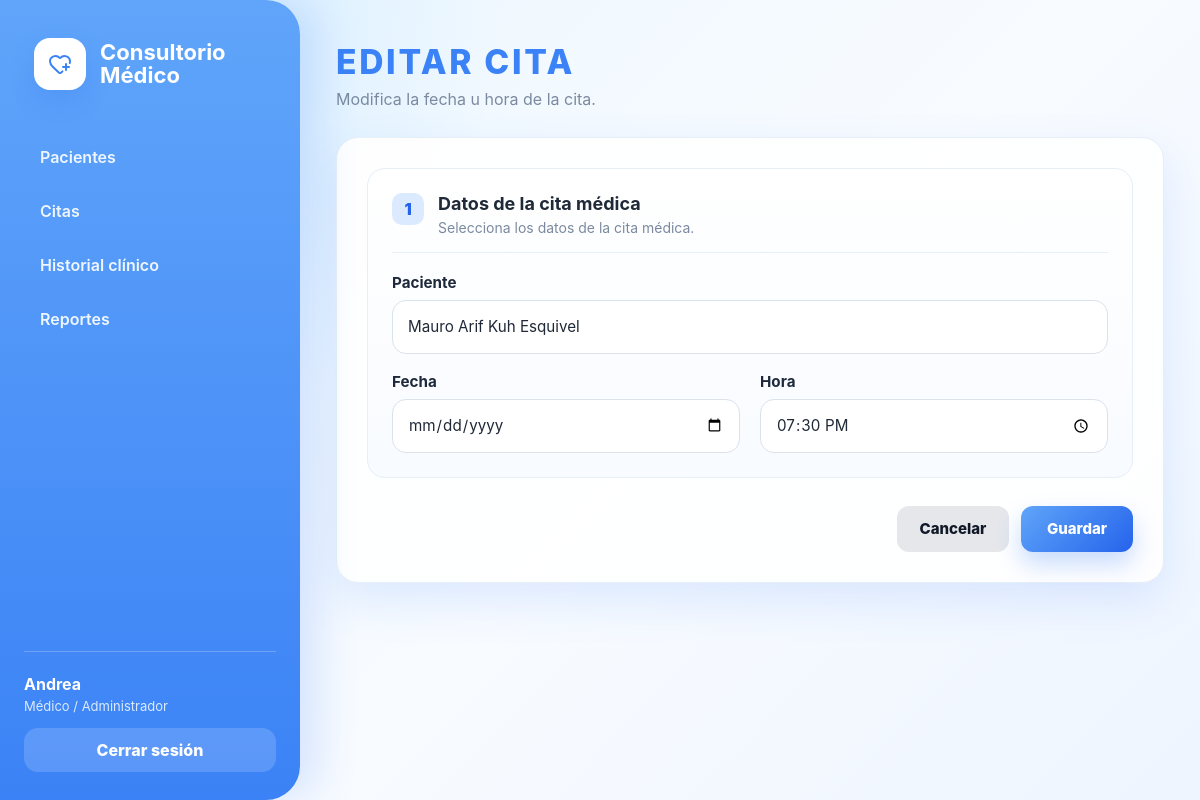
Page /citas/2/editar/ (signed in) on the earlier database version.
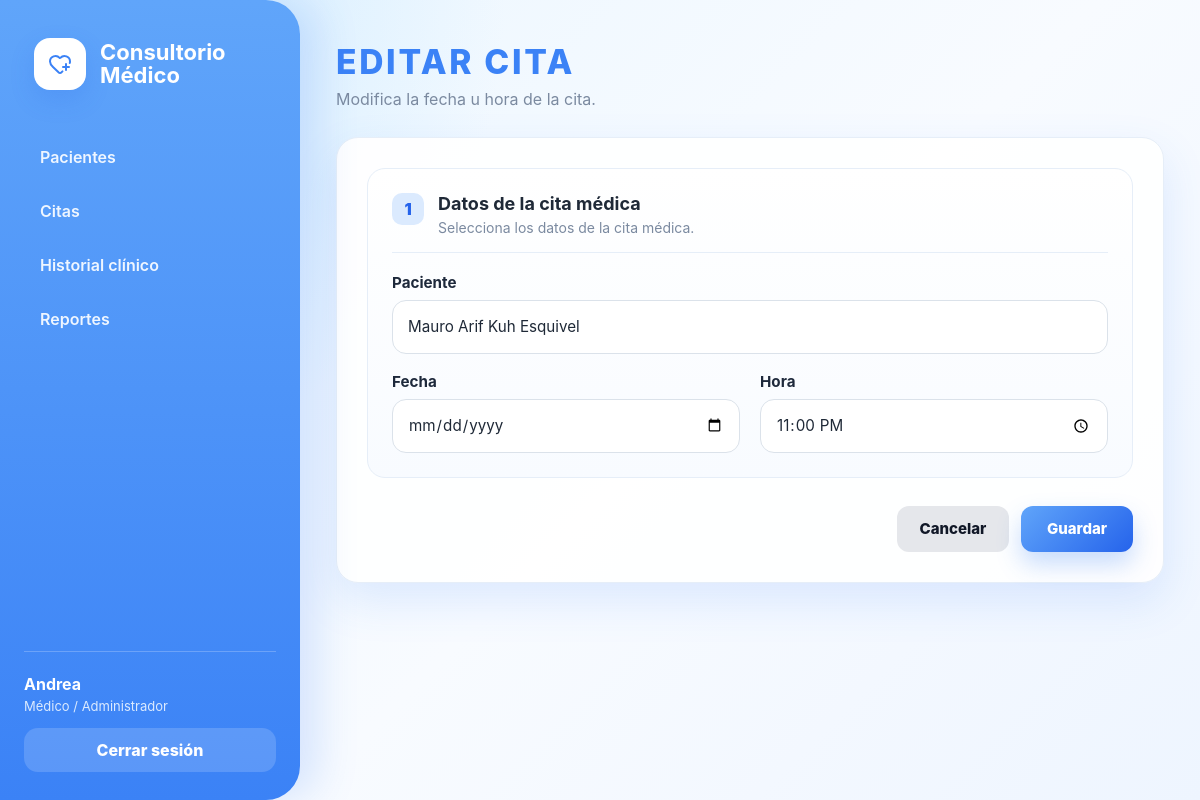
Same page on the later database version.
### consultorio/models.py (models this page shows, shortened)
class Cita(models.Model):
    ESTADOS = [
        ("programada", "Programada"),
        ("cancelada", "Cancelada"),
        ("atendida", "Atendida"),
    ]
    paciente = models.ForeignKey(Paciente, on_delete=models.CASCADE, related_name="citas")
    fecha = models.DateField()
    hora = models.TimeField()
    estado = models.CharField(
        max_length=20,
        choices=ESTADOS,
        default="programada"
    )
    class Meta:
        constraints = [
            models.UniqueConstraint(
                fields=["fecha", "hora"],
                condition=Q(estado="programada"),
                name="unique_cita_programada_por_fecha_hora",
            )
        ]
        ordering = ["fecha", "hora"]

### consultorio/views.py (the view, shortened to what this page needs)
# urls.py: path("citas/<int:cita_id>/editar/", views.editar_cita_view, name="editar_cita"),
@login_required
def editar_cita_view(request, cita_id):
    if es_medico(request.user):
        cita = get_object_or_404(Cita, id=cita_id)
        FormularioCita = CitaMedicoForm
    else:
        paciente = obtener_paciente_usuario(request.user)
        cita = get_object_or_404(Cita, id=cita_id, paciente=paciente)
        FormularioCita = CitaPacienteForm
    if cita.estado == "atendida":
        messages.warning(request, "No se puede editar una cita que ya fue atendida.")
        return redirect("citas")
    form = FormularioCita(request.POST or None, instance=cita)
    return render(request, "VistaRegistroCita.html", {
        "form": form,
        "titulo": "Editar cita",
        "descripcion": "Modifica la fecha u hora de la cita.",
        "es_medico": es_medico(request.user),
    })

### consultorio/forms.py (shortened to what this page needs)
class CitaMedicoForm(forms.ModelForm):
    class Meta:
        model = Cita
        fields = ["paciente", "fecha", "hora"]
        widgets = {
            "paciente": forms.Select(attrs={
                "class": "form-control",
            }),
            "fecha": forms.DateInput(attrs={
                "class": "form-control",
                "type": "date",
            }),
            "hora": forms.TimeInput(attrs={
                "class": "form-control",
                "type": "time",
            }),
        }
    def __init__(self, *args, **kwargs):
        super().__init__(*args, **kwargs)
        self.fields["paciente"].empty_label = "Selecciona un paciente"

### consultorio/models.py (called while the page is built)
    def __str__(self):
        return self.nombre

### consultorio/views.py (called while the page is built)
def es_medico(user):
    return user.is_staff or user.is_superuser or getattr(user, "rol", "") == "MEDICO"

### consultorio/templates/VistaRegistroCita.html (shortened to what this page needs)
{% extends 'Base.html' %}
{% block content %}
<header class="page-header">
  <div>
    <h1>{{ titulo }}</h1>
    <p>{{ descripcion }}</p>
  </div>
</header>
<section class="form-card">
  <form method="post" class="form patient-form">
    <div class="form-section">
      <div class="form-section-header">
        <span class="section-number">1</span>
        <div>
          <h2>Datos de la cita médica</h2>
          <p>
            Selecciona los datos de la cita médica.
          </p>
        </div>
      </div>
      <div class="form-grid appointment-grid">
        {% if es_medico %}
        <div class="form-group form-group-full">
          <label for="{{ form.paciente.id_for_label }}">
            {{ form.paciente.label }}
          </label>
          {{ form.paciente }}
        </div>
        {% endif %}
        <div class="form-group">
          <label for="{{ form.fecha.id_for_label }}">
            {{ form.fecha.label }}
          </label>
          {{ form.fecha }}
        </div>
        <div class="form-group">
          <label for="{{ form.hora.id_for_label }}">
            {{ form.hora.label }}
          </label>
          {{ form.hora }}
        </div>
      </div>
    </div>
    <div class="form-actions">
      <a href="{% url 'citas' %}" class="btn secondary">
        Cancelar
      </a>
      <button type="submit" class="btn primary">
        Guardar
      </button>
    </div>
  </form>
</section>
{% endblock %}

Differences in the rows shown:
changed Cita "Mauro Arif Kuh Esquivel": hora "19:30:00" → "23:00:00"
